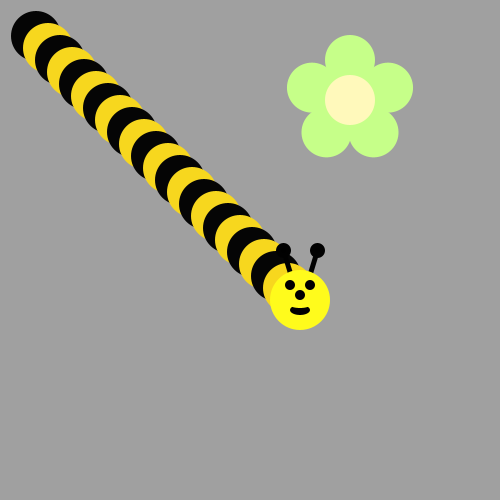
Frame 1 (no input)
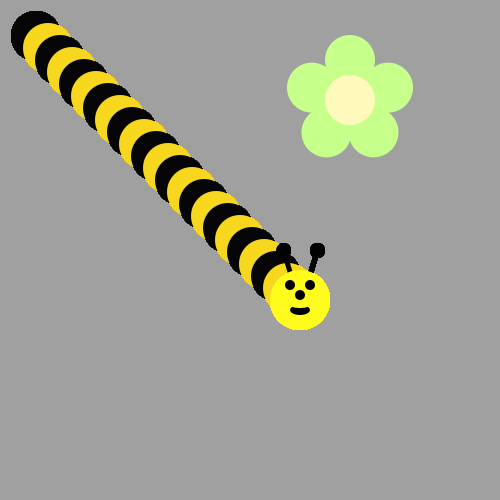
Frame 60 (the mouse pressed at the canvas centre just before this capture)
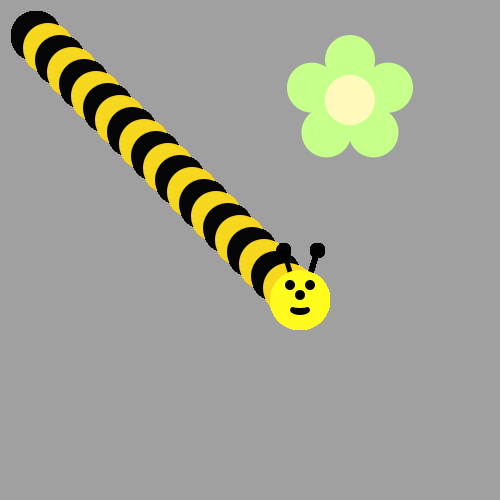
Frame 120 (the mouse held since frame 60 and released just before this capture)

The Processing sketch that drew these frames (run headless with seeded random() and noise(); from frame 60 on, the mouse is pressed at the canvas centre):

// Processing sketch: BumbleBee
// ── BumbleBee.pde

void draw(){
  /*Use a loop to make a body for the Bee!
Then put his head on using drawBeeFace(x,y)
Use Modulo to make the colors alternate 
*/
for (int i=3;i<25;i++){
  if (i%2==0){
     fill(#F7D71E); 
  }
  else{
  fill(#050505);
  }
  ellipse(i*12,i*12,50,50);
  
  
}
  drawBeeFace(300,300);
  
}

void drawFlower(int x, int y) {
     noStroke();
     translate(x, y);
     // draw 5 petals, rotating after each one<
     fill(#c6ff89);      // green
      for (int i = 0; i < 5; i++) {
           ellipse(0, -40, 50, 50);
          rotate(radians(72));
     }
     fill(#fff9bb); // light yellow
     ellipse(0, 0, 50, 50);
} 
void drawBeeFace(int BeeFaceX, int BeeFaceY) {
     noStroke();
     fill(0, 0, 0);
     stroke(1);
     strokeWeight(5);
     line(BeeFaceX-10, BeeFaceY-27, BeeFaceX-17, BeeFaceY-50);
     line(BeeFaceX+10, BeeFaceY-27, BeeFaceX+17, BeeFaceY-50);
     ellipse(BeeFaceX-17, BeeFaceY-50, 10, 10);
     ellipse(BeeFaceX+17, BeeFaceY-50, 10, 10);
     noStroke();
     fill(255, 251, 28);
     ellipse(BeeFaceX, BeeFaceY, 60, 60); // face
     fill(255, 237, 209);
     fill(0,0,0);
      ellipse(BeeFaceX-10, BeeFaceY-15, 10, 10); // eyes
     ellipse(BeeFaceX+10, BeeFaceY-15, 10, 10);
      ellipse(BeeFaceX, BeeFaceY-5, 10, 10); // nose
      ellipse(BeeFaceX, BeeFaceY+10, 20, 10);// mouth
     fill(255, 251, 28);
     ellipse(BeeFaceX, BeeFaceY+5, 20, 6);
}

void setup() {
     ellipseMode(CENTER);
     size(500, 500);
     background(160, 160, 160);
      drawFlower(350, 100);
}
